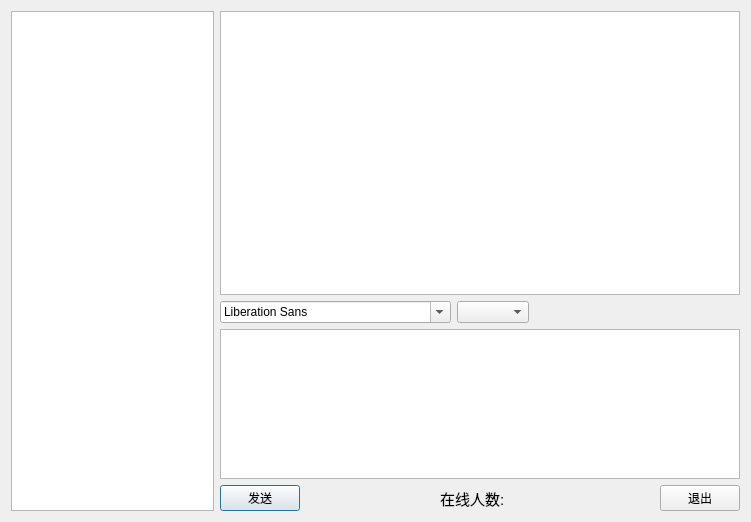
<?xml version="1.0" encoding="UTF-8"?>
<ui version="4.0">
 <class>CchatGui</class>
 <widget class="QDialog" name="CchatGui">
  <property name="geometry">
   <rect>
    <x>0</x>
    <y>0</y>
    <width>751</width>
    <height>522</height>
   </rect>
  </property>
  <property name="windowTitle">
   <string>Dialog</string>
  </property>
  <layout class="QVBoxLayout" name="verticalLayout_2">
   <item>
    <layout class="QHBoxLayout" name="horizontalLayout_3">
     <item>
      <widget class="QTableWidget" name="tableWidget">
       <property name="minimumSize">
        <size>
         <width>200</width>
         <height>500</height>
        </size>
       </property>
       <property name="maximumSize">
        <size>
         <width>220</width>
         <height>16777215</height>
        </size>
       </property>
       <property name="rowCount">
        <number>0</number>
       </property>
       <attribute name="verticalHeaderStretchLastSection">
        <bool>false</bool>
       </attribute>
      </widget>
     </item>
     <item>
      <layout class="QVBoxLayout" name="verticalLayout">
       <item>
        <widget class="QTextBrowser" name="textBrowser">
         <property name="minimumSize">
          <size>
           <width>500</width>
           <height>280</height>
          </size>
         </property>
        </widget>
       </item>
       <item>
        <layout class="QHBoxLayout" name="horizontalLayout_2">
         <item>
          <widget class="QFontComboBox" name="fontComboBox"/>
         </item>
         <item>
          <widget class="QComboBox" name="comboBox"/>
         </item>
         <item>
          <spacer name="horizontalSpacer">
           <property name="orientation">
            <enum>Qt::Horizontal</enum>
           </property>
           <property name="sizeHint" stdset="0">
            <size>
             <width>228</width>
             <height>20</height>
            </size>
           </property>
          </spacer>
         </item>
        </layout>
       </item>
       <item>
        <widget class="QTextEdit" name="textEdit">
         <property name="minimumSize">
          <size>
           <width>250</width>
           <height>150</height>
          </size>
         </property>
         <property name="maximumSize">
          <size>
           <width>16777215</width>
           <height>150</height>
          </size>
         </property>
        </widget>
       </item>
       <item>
        <layout class="QHBoxLayout" name="horizontalLayout">
         <item>
          <widget class="QPushButton" name="pushButtonSend">
           <property name="text">
            <string>发送</string>
           </property>
          </widget>
         </item>
         <item>
          <spacer name="horizontalSpacer_2">
           <property name="orientation">
            <enum>Qt::Horizontal</enum>
           </property>
           <property name="sizeHint" stdset="0">
            <size>
             <width>40</width>
             <height>20</height>
            </size>
           </property>
          </spacer>
         </item>
         <item>
          <widget class="QLabel" name="label">
           <property name="font">
            <font>
             <pointsize>11</pointsize>
            </font>
           </property>
           <property name="text">
            <string>在线人数:</string>
           </property>
          </widget>
         </item>
         <item>
          <widget class="QLabel" name="labelOnlineNum">
           <property name="font">
            <font>
             <pointsize>12</pointsize>
            </font>
           </property>
           <property name="text">
            <string/>
           </property>
          </widget>
         </item>
         <item>
          <spacer name="horizontalSpacer_3">
           <property name="orientation">
            <enum>Qt::Horizontal</enum>
           </property>
           <property name="sizeHint" stdset="0">
            <size>
             <width>40</width>
             <height>20</height>
            </size>
           </property>
          </spacer>
         </item>
         <item>
          <widget class="QPushButton" name="pushButtonQuit">
           <property name="text">
            <string>退出</string>
           </property>
          </widget>
         </item>
        </layout>
       </item>
      </layout>
     </item>
    </layout>
   </item>
  </layout>
 </widget>
 <tabstops>
  <tabstop>tableWidget</tabstop>
  <tabstop>fontComboBox</tabstop>
  <tabstop>comboBox</tabstop>
  <tabstop>textEdit</tabstop>
  <tabstop>pushButtonSend</tabstop>
  <tabstop>pushButtonQuit</tabstop>
 </tabstops>
 <resources/>
 <connections/>
</ui>
